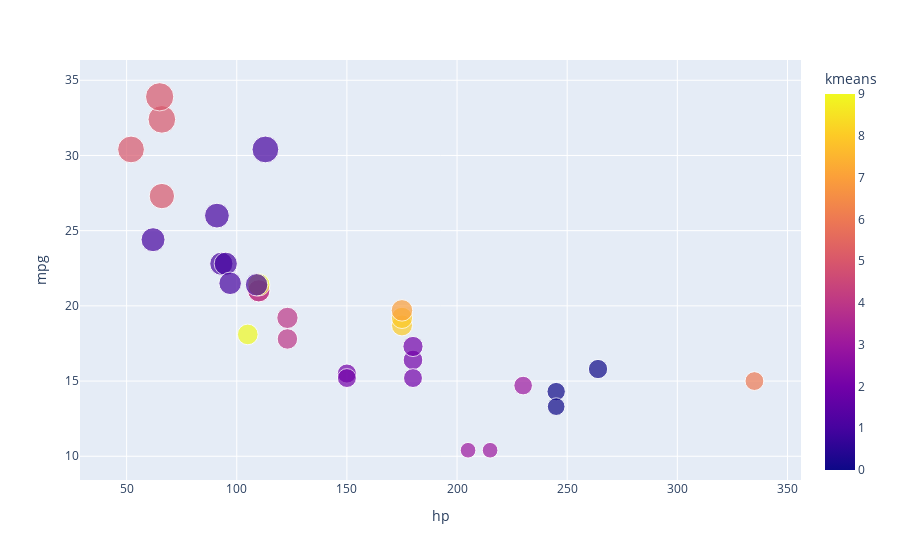

The notebook cell saved with this chart:
### Code cell
# plot X & Y coordinates and color by cluster number
import plotly.express as px
df = px.data.iris()
fig = px.scatter(df_cars, x="hp", y="mpg", color="kmeans", size='mpg', hover_data=['kmeans'])
fig.show()

### Figure 1 — Plotly figure (JSON) as saved in the notebook; plotly's stock layout.template omitted (floating-point values rounded to 4 significant figures)
{"data": [{"customdata": [[4], [4], [1], [9], [8], [9], [0], [1], [1], [4], [4], [2], [2], [2], [3], [3], [3], [5], [5], [5], [1], [2], [2], [0], [8], [5], [1], [1], [0], [7], [6], [1]], "hovertemplate": "hp=%{x}<br>mpg=%{marker.size}<br>kmeans=%{marker.color}<extra></extra>", "legendgroup": "", "marker": {"color": [4, 4, 1, 9, 8, 9, 0, 1, 1, 4, 4, 2, 2, 2, 3, 3, 3, 5, 5, 5, 1, 2, 2, 0, 8, 5, 1, 1, 0, 7, 6, 1], "coloraxis": "coloraxis", "size": [21, 21, 22.8, 21.4, 18.7, 18.1, 14.3, 24.4, 22.8, 19.2, 17.8, 16.4, 17.3, 15.2, 10.4, 10.4, 14.7, 32.4, 30.4, 33.9, 21.5, 15.5, 15.2, 13.3, 19.2, 27.3, 26, 30.4, 15.8, 19.7, 15, 21.4], "sizemode": "area", "sizeref": 0.08475, "symbol": "circle"}, "mode": "markers", "name": "", "orientation": "v", "showlegend": false, "type": "scatter", "x": [110, 110, 93, 110, 175, 105, 245, 62, 95, 123, 123, 180, 180, 180, 205, 215, 230, 66, 52, 65, 97, 150, 150, 245, 175, 66, 91, 113, 264, 175, 335, 109], "xaxis": "x", "y": [21, 21, 22.8, 21.4, 18.7, 18.1, 14.3, 24.4, 22.8, 19.2, 17.8, 16.4, 17.3, 15.2, 10.4, 10.4, 14.7, 32.4, 30.4, 33.9, 21.5, 15.5, 15.2, 13.3, 19.2, 27.3, 26, 30.4, 15.8, 19.7, 15, 21.4], "yaxis": "y"}], "layout": {"coloraxis": {"colorbar": {"title": {"text": "kmeans"}}, "colorscale": [[0, "#0d0887"], [0.1111, "#46039f"], [0.2222, "#7201a8"], [0.3333, "#9c179e"], [0.4444, "#bd3786"], [0.5556, "#d8576b"], [0.6667, "#ed7953"], [0.7778, "#fb9f3a"], [0.8889, "#fdca26"], [1, "#f0f921"]]}, "legend": {"itemsizing": "constant", "tracegroupgap": 0}, "margin": {"t": 60}, "xaxis": {"anchor": "y", "domain": [0, 1], "title": {"text": "hp"}}, "yaxis": {"anchor": "x", "domain": [0, 1], "title": {"text": "mpg"}}}}
